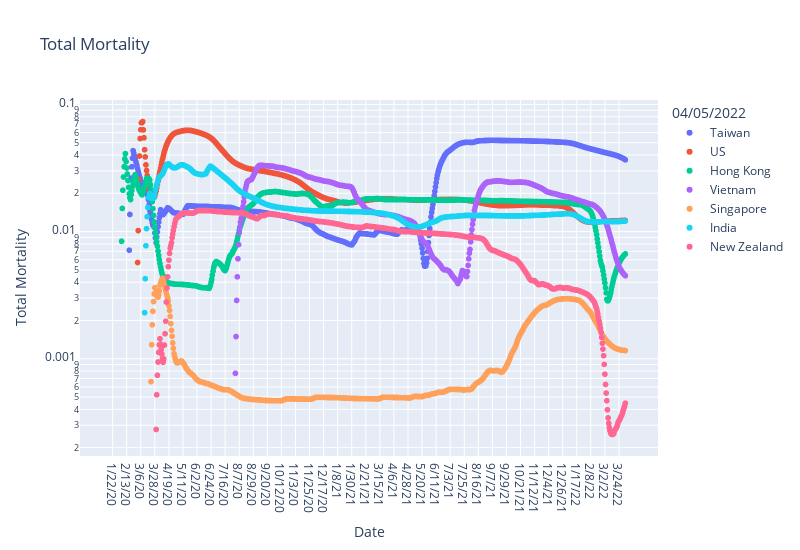

Source (notebook cell):
### Code cell
ploty_line('Total Mortality', log_plot=True)

### Figure 1 — Plotly figure (JSON) as saved in the notebook; plotly's stock layout.template omitted (floating-point values rounded to 4 significant figures; data arrays with more than 128 entries replaced by an {"elided": "..."} marker saying what was removed)
{"data": [{"hovertemplate": "04/05/2022=Taiwan<br>Date=%{x}<br>Total Mortality=%{y}<extra></extra>", "legendgroup": "Taiwan", "marker": {"color": "#636efa", "symbol": "circle"}, "mode": "markers", "name": "Taiwan", "showlegend": true, "type": "scattergl", "x": {"elided": "803 str values"}, "xaxis": "x", "y": {"elided": "803 float values"}, "yaxis": "y"}, {"hovertemplate": "04/05/2022=US<br>Date=%{x}<br>Total Mortality=%{y}<extra></extra>", "legendgroup": "US", "marker": {"color": "#EF553B", "symbol": "circle"}, "mode": "markers", "name": "US", "showlegend": true, "type": "scattergl", "x": {"elided": "803 str values"}, "xaxis": "x", "y": {"elided": "803 float values"}, "yaxis": "y"}, {"hovertemplate": "04/05/2022=Hong Kong<br>Date=%{x}<br>Total Mortality=%{y}<extra></extra>", "legendgroup": "Hong Kong", "marker": {"color": "#00cc96", "symbol": "circle"}, "mode": "markers", "name": "Hong Kong", "showlegend": true, "type": "scattergl", "x": {"elided": "803 str values"}, "xaxis": "x", "y": {"elided": "803 float values"}, "yaxis": "y"}, {"hovertemplate": "04/05/2022=Vietnam<br>Date=%{x}<br>Total Mortality=%{y}<extra></extra>", "legendgroup": "Vietnam", "marker": {"color": "#ab63fa", "symbol": "circle"}, "mode": "markers", "name": "Vietnam", "showlegend": true, "type": "scattergl", "x": {"elided": "803 str values"}, "xaxis": "x", "y": {"elided": "803 float values"}, "yaxis": "y"}, {"hovertemplate": "04/05/2022=Singapore<br>Date=%{x}<br>Total Mortality=%{y}<extra></extra>", "legendgroup": "Singapore", "marker": {"color": "#FFA15A", "symbol": "circle"}, "mode": "markers", "name": "Singapore", "showlegend": true, "type": "scattergl", "x": {"elided": "803 str values"}, "xaxis": "x", "y": {"elided": "803 float values"}, "yaxis": "y"}, {"hovertemplate": "04/05/2022=India<br>Date=%{x}<br>Total Mortality=%{y}<extra></extra>", "legendgroup": "India", "marker": {"color": "#19d3f3", "symbol": "circle"}, "mode": "markers", "name": "India", "showlegend": true, "type": "scattergl", "x": {"elided": "803 str values"}, "xaxis": "x", "y": {"elided": "803 float values"}, "yaxis": "y"}, {"hovertemplate": "04/05/2022=New Zealand<br>Date=%{x}<br>Total Mortality=%{y}<extra></extra>", "legendgroup": "New Zealand", "marker": {"color": "#FF6692", "symbol": "circle"}, "mode": "markers", "name": "New Zealand", "showlegend": true, "type": "scattergl", "x": {"elided": "803 str values"}, "xaxis": "x", "y": {"elided": "803 float values"}, "yaxis": "y"}], "layout": {"height": 550, "legend": {"title": {"text": "04/05/2022"}, "tracegroupgap": 0}, "showlegend": true, "title": {"text": "Total Mortality"}, "width": 800, "xaxis": {"anchor": "y", "domain": [0, 1], "title": {"text": "Date"}}, "yaxis": {"anchor": "x", "domain": [0, 1], "title": {"text": "Total Mortality"}, "type": "log"}}}
